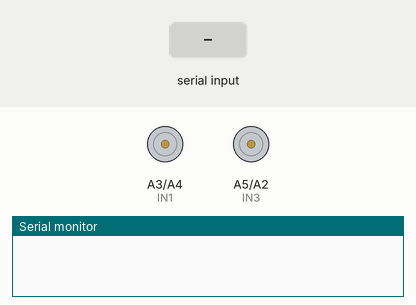
Bench run of a sketch on a simulated Arduino Nano, built with avr-gcc and run on an emulated ATmega328P. Shown: motor-driver pin pairs drawn as motors (green arrow = first pin HIGH = forward, orange = second pin HIGH = backward, longer = more drive), the last lines printed to the serial monitor. The inputs (shaded band) are chosen by the test bench.

Above: at 1.2 s.
1.3 s: "F" received over Serial
At 2.3 s:
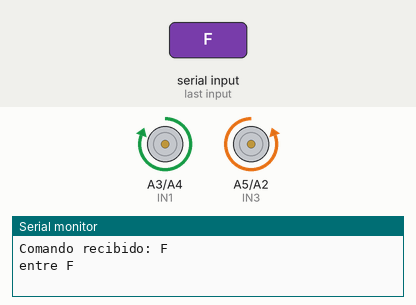
2.8 s: "B" received over Serial
At 3.5 s:
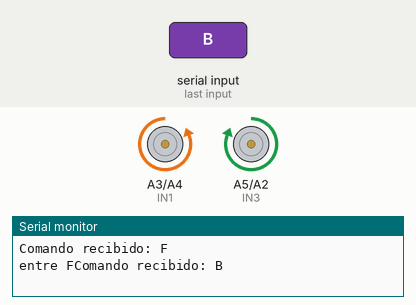
4.3 s: "R" received over Serial
At 4.6 s:
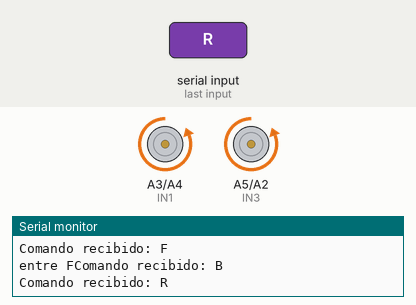
5.8 s: "L" received over Serial
At 7.0 s:
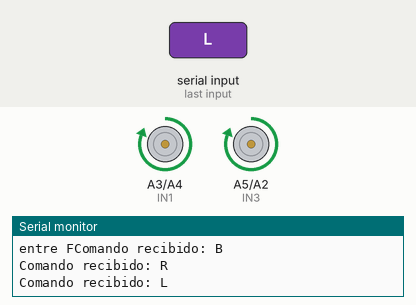
Timing chart, 0 to 8.3 s (numbered marks = the images above; inputs shaded):
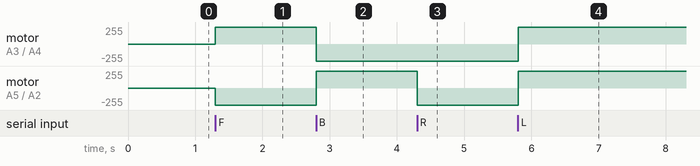

Measured:
- after the input at 1.3 s, motor on A3 (IN1) / A4 (IN2): stopped → forward 255/255 at once; motor on A5 (IN3) / A2 (IN4): stopped → backward 255/255 at once
- after the input at 2.8 s, motor on A3 (IN1) / A4 (IN2): forward 255/255 → backward 255/255 at once; motor on A5 (IN3) / A2 (IN4): backward 255/255 → forward 255/255 at once
- after the input at 4.3 s, motor on A5 (IN3) / A2 (IN4): forward 255/255 → backward 255/255 at once
- after the input at 5.8 s, motor on A3 (IN1) / A4 (IN2), motor on A5 (IN3) / A2 (IN4): backward 255/255 → forward 255/255 at once

The sketch:

pacman.ino
```cpp
bool checkeacion;

//Fin y reinicio del juego
#define over 6
#define restart 7

// Motor A Derecha
#define ENA A6
#define IN1 A3
#define IN2 A4

// Motor B Izquierda
#define ENB A7
#define IN3 A5
#define IN4 A2

int vel = 150;
int stp = 100;
int a;
char currentCommand = 'S';  // Variable para guardar el comando actual

void configurarPWM() {
  TCCR2B = 0;
  TCCR2A = _BV(COM2A1) | _BV(COM2B1) | _BV(WGM20);
  TCCR2B = _BV(CS22) | _BV(CS21) | _BV(CS20);

  TCCR0B = 0;
  TCCR0A = _BV(COM0A1) | _BV(COM0B1) | _BV(WGM00);
  TCCR0B = _BV(CS02) | _BV(CS00);
}

void setup() {
  Serial.begin(9600);
  configurarPWM();
  // Declaramos todos los pines como salidas
  pinMode(ENA, OUTPUT);
  pinMode(ENB, OUTPUT);
  pinMode(IN1, OUTPUT);
  pinMode(IN2, OUTPUT);
  pinMode(IN3, OUTPUT);
  pinMode(IN4, OUTPUT);
  pinMode(over, INPUT);
  pinMode(restart, INPUT);
  Parar();  // Iniciar con motores detenidos
}

void loop() {
  // Leer comandos del serial
  if (Serial.available()) {
    char command = Serial.read();

    // Limpiar el buffer serial de caracteres extra
    while (Serial.available()) {
      Serial.read();  // Descarta los caracteres restantes
    }

    Serial.print("Comando recibido: ");
    Serial.println(command);

    // Ejecutar el comando actual continuamente
    switch (command) {
      case 'F':
        Serial.print("entre F");
        Adelante();
        break;
      case 'B':
        Atras();
        break;
      case 'R':
        Derecha();
        break;
      case 'L':
        Izquierda();
        break;
      case '0':
        Parar();
        break;
    }
  }
}

void Izquierda() {
  //Direccion motor A
  digitalWrite(IN1, HIGH);
  digitalWrite(IN2, LOW);
  analogWrite(ENA, vel);
  //Direccion motor B
  digitalWrite(IN3, HIGH);
  digitalWrite(IN4, LOW);
  analogWrite(ENB, vel);
}

void Derecha() {
  //Direccion motor A
  digitalWrite(IN1, LOW);
  digitalWrite(IN2, HIGH);
  analogWrite(ENA, vel);
  //Direccion motor B
  digitalWrite(IN3, LOW);
  digitalWrite(IN4, HIGH);
  analogWrite(ENB, vel);
}

void Adelante() {
  // Motor A gira atrás
  digitalWrite(IN1, HIGH);
  digitalWrite(IN2, LOW);
  analogWrite(ENA, vel);
  // Motor B gira adelante
  digitalWrite(IN3, LOW);
  digitalWrite(IN4, HIGH);
  analogWrite(ENB, vel);
}

void Atras() {
  // Motor A gira adelante
  digitalWrite(IN1, LOW);
  digitalWrite(IN2, HIGH);
  analogWrite(ENA, vel);
  // Motor B gira atrás
  digitalWrite(IN3, HIGH);
  digitalWrite(IN4, LOW);
  analogWrite(ENB, vel);
}

void Parar() {
  digitalWrite(IN1, LOW);
  digitalWrite(IN2, LOW);
  digitalWrite(IN3, LOW);
  digitalWrite(IN4, LOW);
  analogWrite(ENA, 0);
  analogWrite(ENB, 0);
}
```
